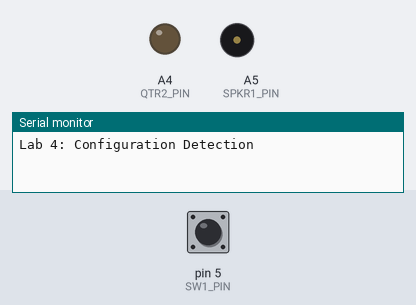
A sketch run on a simulated Arduino Uno, built with avr-gcc and run on an emulated ATmega328P. Parts: output pins drawn as LEDs (lit = HIGH), buzzer (waves = sounding), the last lines printed to the serial monitor. Inputs (shaded band) come from the test bench; at power-on: pin 5 (SW1_PIN) HIGH.

Above: at 1.2 s.
1.3 s: pin 5 (SW1_PIN) pulled LOW for 0.15 s
At 1.37 s:
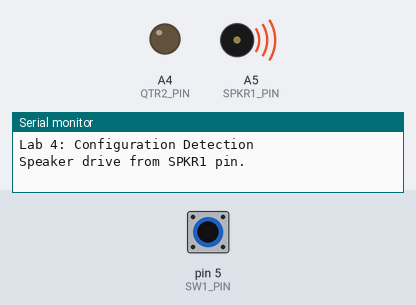
2.9 s: pin 5 (SW1_PIN) pulled LOW for 3.2 s
At 6.5 s:
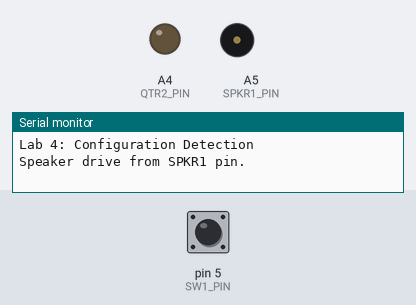
Timing chart, 0 to 8.0 s (numbered marks = the images above; inputs shaded):
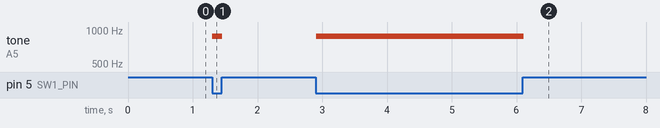

The sketch:

_4_1_2.ino
```cpp
// CPET-202 RIT Lab 4 starting code

#define CLK_FF_PIN       13
#define D_FF_PIN         12
#define SPKR1_PIN        A5

#define SW1_PIN          5
//Added
#define SW2_PIN          4
#define SPKR2_PIN        9
//end
#define QTR1_PIN         A3
#define QTR2_PIN         A4

boolean isSw1Pressed, prevIsSw1Pressed = false, isSw1Up2Dn, isSw1Dn2Up, isSw1Change;
boolean isSw2Pressed, prevIsSw2Pressed = false, isSw2Up2Dn, isSw2Dn2Up, isSw2Change;
int beepPin; // a variable since it is not known yet which pin has the speaker attached
int numTimesPressed=0;
long startMicroseconds=0, elapsedMicroseconds=0;


//***********************************************************************************
void setup()
{
  configureBoardPins();
  Serial.begin(9600);
  Serial.println(F("Lab 4: Configuration Detection"));
}

//***********************************************************************************
void loop()
{
  updateSwitchStates(); // function call to update state of switches (pressed/not pressed)
  countSwitchPresses(); // increment or decrement counter of switch presses
  //  countSwitchPressesUsingStateMachine(); // avoids any risk of switch bounce
  lightUpBarGraph(numTimesPressed); // light all LEDs from bottom up to numTimesPressed level


  beepPin = SPKR1_PIN;
  //beepPin = getActiveBeepPin();  // will affect beeper sound when in main loop

  if (isSw1Pressed || isSw2Pressed) {
    tone(beepPin,880+numTimesPressed*20);  //change tone
    displayBeepPin(beepPin);

  }
  if (isSw1Pressed==0){
    noTone(beepPin);
  }


  // to stop the speaker tone, call the function noTone e.g. ---> noTone(beepPin);

  delay(10);   //remove delay to see switch bounce glitch

} // Arduino loop()

//***********************************************************************************
void displayBeepPin(int beepPin)
{ // for spam reduction use static variable
  static int LastBeepPin;
  // declare variable here


  // add anti-spam code here

  // Report speaker drive configuration (SPKR1, SPKR2, DISABLED) to console.
  if (LastBeepPin != beepPin){
    switch (beepPin) {
      case (SPKR1_PIN): Serial.println(F("Speaker drive from SPKR1 pin.")); break;
      case (SPKR2_PIN): Serial.println(F("Speaker drive from SPKR2 pin.")); break;
      default:     Serial.println(F("Speaker drive DISABLED at jumper block."));
    }
  }
  LastBeepPin = beepPin;
}

//***********************************************************************************
int getActiveBeepPin(void)
{
  // Determine switchblock signal routing. Speaker/resistor will pull down
  // soft pullup of digital I/O.
  //
  // add:
  //    Configure SPKR1 and SPKR2 drive pins as pulled up inputs.
  //    Read pin levels.
  //    If a pin is high, it is not connected: leave as input.
  //    If a pin is low it is connected. tone() will automatically configure it for output.
  //    Return value of beepPin as SPKR1, SPKR2 or -1, depending on discovery

  int beepPin = SPKR1_PIN;

  return beepPin;
}

//*******************************************************************************************
void configureBoardPins(void)
{
  // Use pin names per schematic.
  // Schematic inputs are uC outputs.
  // Initialize outputs to benign levels (usually LOW)
  // Schematic outputs are uC inputs.
  // Assign pullups (INPUT_PULLUP) to indeterminate or unattached inputs.

  pinMode(SW1_PIN, INPUT_PULLUP);  // SPST active low pushbutton
  pinMode(SW2_PIN, INPUT_PULLUP);

  pinMode(SPKR1_PIN, INPUT_PULLUP); // I/O pin speaker drive connection sense
  pinMode(SPKR2_PIN, INPUT_PULLUP);

  pinMode(QTR2_PIN, OUTPUT);  // add for timing measurement using oscilloscope
}

//*******************************************************************************************
void updateSwitchStates (void)
{ // Signal conditioning: Log switch states and transitions
  prevIsSw1Pressed = isSw1Pressed;
  isSw1Pressed = !digitalRead(SW1_PIN); // convert switch active low to active high
  isSw1Up2Dn = (isSw1Pressed && !prevIsSw1Pressed); // switch just pressed
  isSw1Dn2Up = (!isSw1Pressed && prevIsSw1Pressed);   // switch just released
  isSw1Change = (isSw1Up2Dn || isSw1Dn2Up);             // switch just changed state

  // add code here to read switch 2
}

//*******************************************************************************************
void countSwitchPresses(void)
{ // if SW1 just pressed down, count up by one,
  // if SW2 just pressed down, count down by one
  // if  numTimesPressed<0, force numTimesPressed to be zero
  // if  numTimesPressed>10, force numTimesPressed to be 10.
  // only if the value of numTimesPressed has changed, print the new value of numTimesPressed

//    Serial.print("Switch 1 has been pressed ");
//    Serial.print(numTimesPressed);
//    Serial.println(" times.");

};

//***********************************************************************************
void pulseClk(void)
{
  // Pulse clock line: LOW, HIGH to get guaranteed rising edge
  // and leave function with LED on i.e. clock high.

}

//***********************************************************************************
void lightUpBarGraph(int barNum)
{ // start by calling clearShiftRegisterToZero()
  // then clock out a 1 (HIGH) then follow it by a for loop that clocks
  // out a HIGH value barNum of times
  // use the pulseClk() function to perform clocking
  // if the barNum>=9 turn on the CLK_FF_PIN LED or if not, turn off the LED
  // if the barNum>=10 turn on the D_FF_PIN LED or if not, turn off the LED

  //clearShiftRegisterToZero();
}

//***********************************************************************************
void clearShiftRegisterToZero(void)
{ // clear out the shift register by clocking out 8 zeroes.
  // leave the D_FF and CLK_FF pins LOW when done.
  // call the pulseClk() function to perform clocking.

}

//***********************************************************************************
void countSwitchPressesUsingStateMachine (void)
{
  // Interpret changes in SW1 and SW2 presses
  // This function is complete as is. No modifications required.

  if ((isSw1Pressed && !prevIsSw1Pressed) &&  prevIsSw2Pressed ) numTimesPressed--; // falling SW1,  hi SW2 -> CW
  if ((!isSw1Pressed && prevIsSw1Pressed) && !isSw2Pressed ) numTimesPressed--; // rising SW1, low SW2 -> CW
  if ((isSw2Pressed && !prevIsSw2Pressed) && !isSw1Pressed ) numTimesPressed--; // falling SW2, low SW1 -> CW
  if ((!isSw2Pressed && prevIsSw2Pressed) &&  isSw1Pressed ) numTimesPressed--; // rising SW2,  hi SW1 -> CW

  if ((isSw1Pressed && !prevIsSw1Pressed) && !isSw2Pressed ) numTimesPressed++; // falling SW1, low SW2 -> CCW
  if ((!isSw1Pressed && prevIsSw1Pressed) &&  isSw2Pressed ) numTimesPressed++; // rising SW1,  hi SW2 -> CCW
  if ((isSw2Pressed && !prevIsSw2Pressed) &&  isSw1Pressed ) numTimesPressed++; // falling SW2,  hi SW1 -> CCW
  if ((!isSw2Pressed && prevIsSw2Pressed) && !isSw1Pressed ) numTimesPressed++; // rising SW2, low SW1 -> CCW}

  // check bounds on number, limit to 0 to 10
  if (numTimesPressed<0) numTimesPressed=0;
  if (numTimesPressed>10) numTimesPressed=10;
 }
```

Measured:
- after the input at 1.3 s, tone on A5 (SPKR1_PIN): silent → 880 Hz at once, → silent 0.15 s later
- after the input at 2.9 s, tone on A5 (SPKR1_PIN): silent → 880 Hz at once, → silent 3.2 s later
